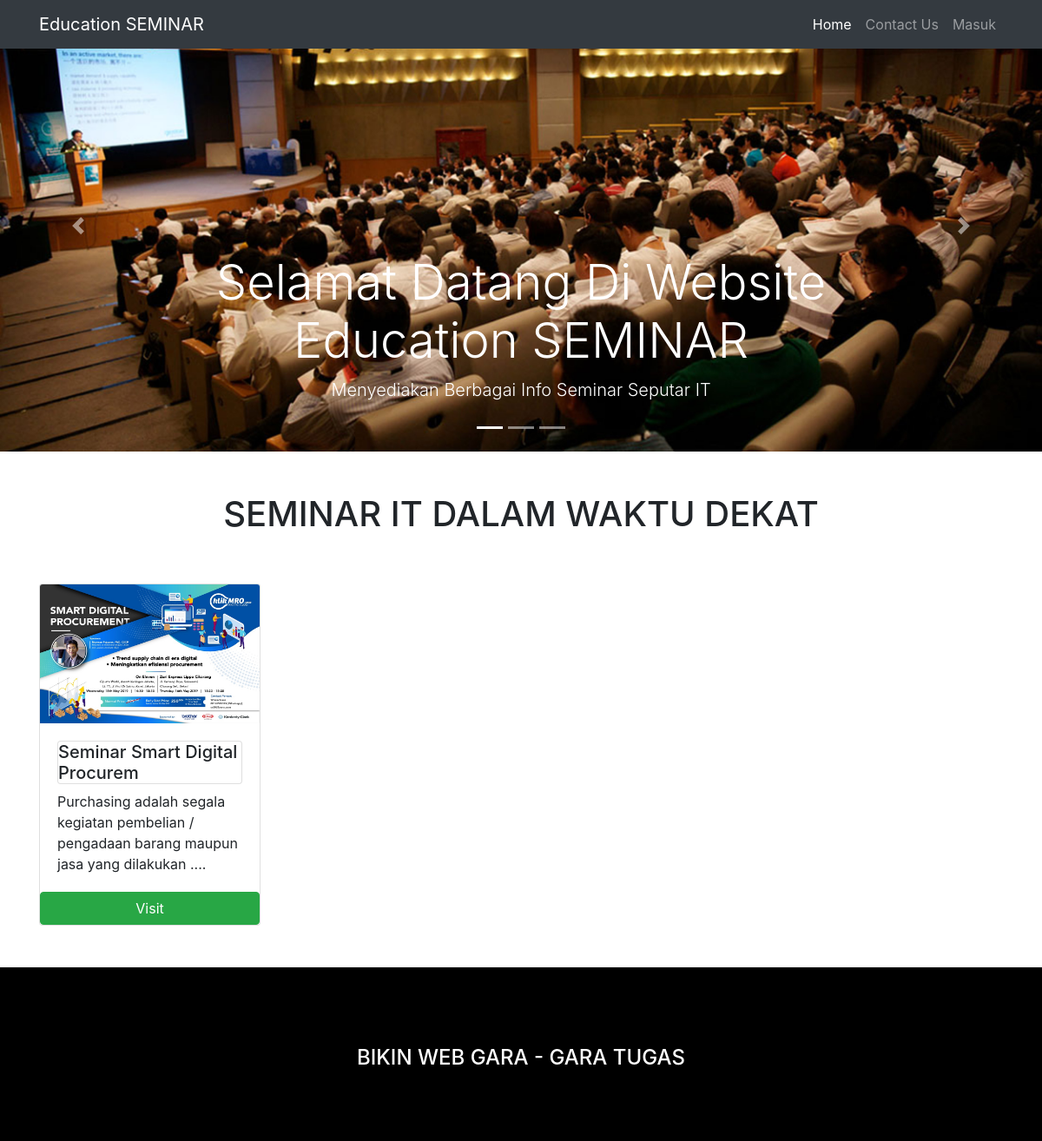
The page / on the database its author committed.
### tables this page shows
CREATE TABLE `tambah` (
  `id` int(11) NOT NULL,
  `nama_seminar` varchar(30) NOT NULL,
  `deskripsi` text NOT NULL,
  `alamat` text NOT NULL,
  `biaya` varchar(10) NOT NULL,
  `gambar` varchar(30) NOT NULL
);

### index.php (the view, shortened to what this page needs)
<!DOCTYPE html>
<html lang="en">
<head>
    <link rel="stylesheet" href="style.css">
    <link rel="stylesheet" href="css/bootstrap.min.css">
</head>
<body>
        <nav class="navbar navbar-expand-lg navbar-dark bg-dark fixed-top">
                <div class="container">
                  <a class="navbar-brand" href="index.php">Education SEMINAR</a>
                  <div class="collapse navbar-collapse" id="navbarResponsive">
                    <ul class="navbar-nav ml-auto">
                      <li class="nav-item active">
                        <a class="nav-link" href="index.php">Home
                            </a>
                      </li>
                      <li class="nav-item">
                        <a class="nav-link" href="contact.html">Contact Us</a>
                      </li>
                      <li class="nav-item">
                        <a class="nav-link" href="login.php">Masuk</a>
                      </li>
                    </ul>
                  </div>
                </div>
              </nav>
              <header>
                <div id="carouselExampleIndicators" class="carousel slide" data-ride="carousel">
                  <ol class="carousel-indicators">
                    <li data-target="#carouselExampleIndicators" data-slide-to="0" class="active"></li>
                    <li data-target="#carouselExampleIndicators" data-slide-to="1"></li>
                    <li data-target="#carouselExampleIndicators" data-slide-to="2"></li>
                  </ol>
                  <div class="carousel-inner" role="listbox">
                    <div class="carousel-item active" style="background-image: url('img/seminar1.jpg');">
                      <div class="carousel-caption d-none d-md-block">
                        <h3 class="display-4">Selamat Datang Di Website Education SEMINAR</h3>
                        <p class="lead">Menyediakan Berbagai Info Seminar Seputar IT</p>
                      </div>
                    </div>
                  </div>
                  <a class="carousel-control-prev" href="#carouselExampleIndicators" role="button" data-slide="prev">
                        <span class="carousel-control-prev-icon" aria-hidden="true"></span>
                      </a>
                  <a class="carousel-control-next" href="#carouselExampleIndicators" role="button" data-slide="next">
                        <span class="carousel-control-next-icon" aria-hidden="true"></span>
                      </a>
                </div>
              </header>
<br>
<br>
    <div class="container">
      <h1 class="display-5" text align="center">SEMINAR IT DALAM WAKTU DEKAT</h1>
                        <br>
                        <br>
        <div class="row">
          <?php
          require_once('koneksi.php');
          $baca= "SELECT * FROM tambah order by ID desc LIMIT 5";
          $tampil = mysqli_query($koneksi, $baca);
          if (mysqli_num_rows($tampil)>0) {
          while($row=mysqli_fetch_assoc($tampil)){
              $desc = substr($row['deskripsi'], 0,90);
          echo "
            <div class='col-md-3'>
                <div class='card'>
                    <img src='admin/$row[gambar]' width='auto' height='160' class='card-img-top' alt='...''>
                    <div class='card-body'>
                      <h5 class='card title'>$row[nama_seminar]</h5>
                      <p class='card-text'>$desc ....</p>
                    </div>
                    <a href='content.php?id=$row[id]' class='btn btn-success'>Visit</a>
                </div>
            </div>
        ";}} ?>
      </div>
    </div>
    <br>
    <br>
<div id="footer" >
  <br>  <br>  <br>  <br>
      <h4>BIKIN WEB GARA - GARA TUGAS</h4>
</div>
</body>
</html>

### style.css (style rules this page uses)
#footer { background-color:#000; width: 100%; height: 200px; color: #FFFFFF; text-align: center; font-size: 15px; }
.carousel-item { height: 65vh; min-height: 350px; background: no-repeat center center scroll; -webkit-background-size: cover; -moz-background-size: cover; -o-background-size: cover; background-size: cover; }

### rows shown on the page
tambah: gambar (picture), nama_seminar "Seminar Smart Digital Procurem", deskripsi "Purchasing adalah segala kegiatan pembelian / pengadaan barang maupun jasa yang dilakukan"
